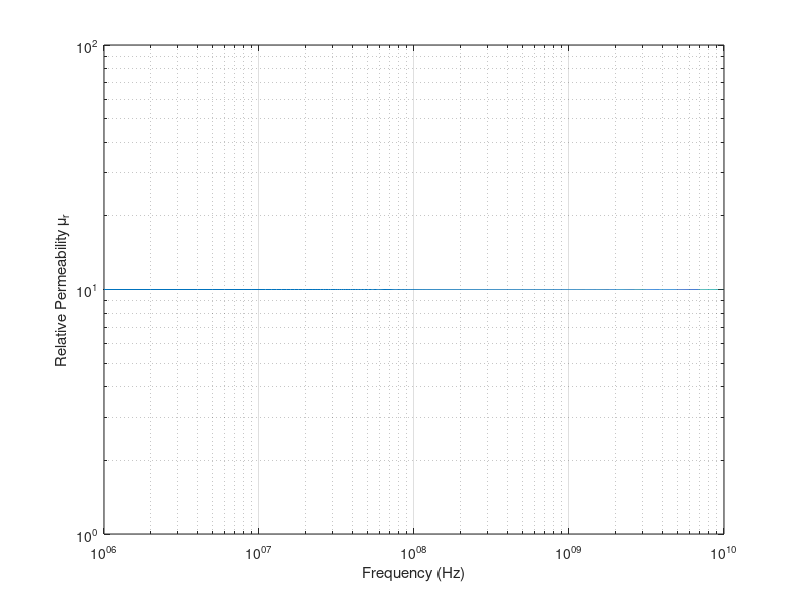

Here is the MATLAB script that generated this plot:
clc;clear all;
fi=fopen('Permittivity.txt');
l=fgetl(fi);
in=1;
while ischar(l)
%for kj=1:81
    %%disp(l);
    text{in}=l;
    data{in}=sscanf(text{in},'%f %f');
    f(in)=(data{in}(1));
    eps(in)=data{in}(2);
    
    l=fgetl(fi);
    in=in+1;
end

epsr=0.9999;
a0=1e-4;%0.1mm
c0=2.99792458e8;%Speed of Light (m/s)
f0=c0/a0;%3000GHz
t0=1/f0;%0.33e-12 (s)
mu0=4*pi*(1e-7);% (H/m)
eps0=8.854187817e-12;% (F/m)

loglog(f,eps);
grid('on')
xlabel('Frequency (Hz)')
ylabel('Relative Permeability \mu_r')
